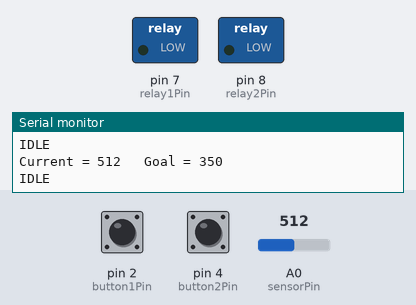
Recording of a sketch running on a simulated Arduino Uno, built with avr-gcc and run on an emulated ATmega328P. Shown: switched loads named in the sketch (green lamp = pin HIGH), the last lines printed to the serial monitor. Inputs (shaded band) come from the test bench; at power-on: pin 2 (button1Pin) LOW, A0 (sensorPin) = 512, pin 4 (button2Pin) LOW.

Above: at 1.2 s.
1.3 s: pin 2 (button1Pin) pulled HIGH for 0.15 s
At 2.4 s:
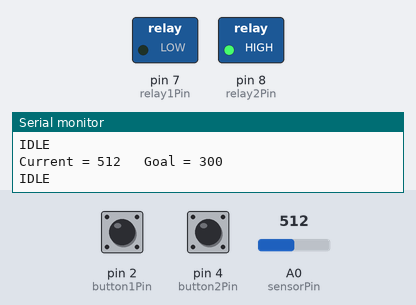
2.9 s: A0 (sensorPin) set to 307
4.4 s: A0 (sensorPin) set to 288
At 5.2 s:
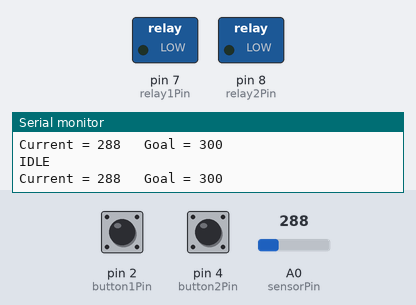
7.4 s: pin 4 (button2Pin) pulled HIGH for 0.15 s
At 8.6 s:
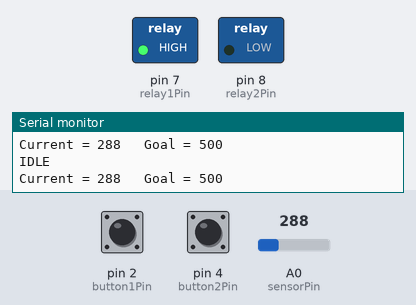
Timing chart, 0 to 10.4 s (numbered marks = the images above; inputs shaded):
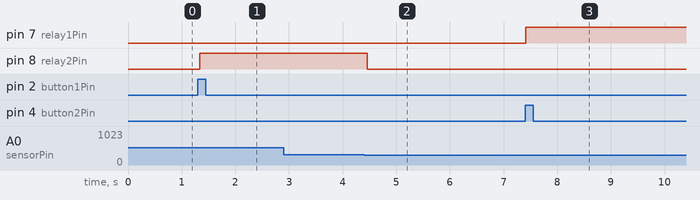

Measured:
- the behaviour switches between 300 and 299 on A0 (sensorPin) (found by bisection; images 1 and 2)
- after the input at 1.3 s, pin 8 (relay2Pin): LOW → HIGH at once
- after the input at 4.4 s, pin 8 (relay2Pin): HIGH → LOW after 0.06 s
- after the input at 7.4 s, pin 7 (relay1Pin): LOW → HIGH at once

The sketch:

largeLinearPresetPositions.ino
```cpp
/*

Linear Actuator Control using preset position

This demo shows how to do basic control of a large linear
actuator using an Arduino and two buttons. Each button is hard
coded with a preset position. Pressing a button will move
the actuator to that position.

 The circuit:
 * RobotGeek Pushbutton - Digital Pin 1
 * RobotGeek Pushbutton - Digital Pin 2
 * RobotGeek Relay - Digital Pin 4
 * RobotGeek Relay - Digital Pin 7

Products Used in this demo:
 - http://www.robotgeek.com/linear-actuators
 - http://www.robotgeek.com/robotgeek-geekduino-sensor-kit
 - http://www.robotgeek.com/robotGeek-pushbutton
 - http://www.robotgeek.com/robotgeek-relay

 */

// constants won't change. They're used here to set pin numbers:
const int button1Pin = 2;     // the number of the pushbutton1 pin
const int button2Pin = 4;     // the number of the pushbutton2 pin
const int relay1Pin =  7;      // the number of the Realy1 pin
const int relay2Pin =  8;      // the number of the Relay2 pin
const int sensorPin = 0;    // select the input pin for the potentiometer

// variables will change:
int button1State = 0;         // variable for reading the pushbutton status
int button2State = 0;         // variable for reading the pushbutton status
int sensorValue = 0;  // variable to store the value coming from the sensor

int goalPosition = 350;
int CurrentPosition = 0;
boolean Extending = false;
boolean Retracting = false;

void setup() {


  //start serial connection
  Serial.begin(9600);

  // initialize the pushbutton pin as an input:
  pinMode(button1Pin, INPUT);
  pinMode(button2Pin, INPUT);
  // initialize the relay pin as an output:
  pinMode(relay1Pin, OUTPUT);
  pinMode(relay2Pin, OUTPUT);

  //preset the relays to LOW
  digitalWrite(relay1Pin, LOW);
  digitalWrite(relay2Pin, LOW);


}

void loop(){

  // read the value from the sensor:
  CurrentPosition = analogRead(sensorPin);


  // print the results to the serial monitor:
  Serial.print("Current = " );
  Serial.print(CurrentPosition);
  Serial.print("\t Goal = ");
  Serial.println(goalPosition);

  // read the state of the pushbutton values:
  button1State = digitalRead(button1Pin);
  button2State = digitalRead(button2Pin);

  if (button1State == HIGH) {
    // set new goal position
    goalPosition = 300;

    if (goalPosition > CurrentPosition) {
        Retracting = false;
        Extending = true;
        digitalWrite(relay1Pin, HIGH);
        digitalWrite(relay2Pin, LOW);
        Serial.println("Extending");
    }
    else if (goalPosition < CurrentPosition) {
        Retracting = true;
        Extending = false;
        digitalWrite(relay1Pin, LOW);
        digitalWrite(relay2Pin, HIGH);
        Serial.println("Retracting");
    }
  }

  if (button2State == HIGH) {
    // set new goal position
    goalPosition = 500;

    if (goalPosition > CurrentPosition) {
        Retracting = false;
        Extending = true;
        digitalWrite(relay1Pin, HIGH);
        digitalWrite(relay2Pin, LOW);
        Serial.println("Extending");
    }
    else if (goalPosition < CurrentPosition) {
        Retracting = true;
        Extending = false;
        digitalWrite(relay1Pin, LOW);
        digitalWrite(relay2Pin, HIGH);
        Serial.println("Retracting");
    }
  }


  if (Extending = true && CurrentPosition > goalPosition) {
    //we have reached our goal, shut the relay off
    digitalWrite(relay1Pin, LOW);
    boolean Extending = false;
    Serial.println("IDLE");
  }

  if (Retracting = true && CurrentPosition < goalPosition){
    //we have reached our goal, shut the relay off
    digitalWrite(relay2Pin, LOW);
    boolean Retracting = false;
    Serial.println("IDLE");
  }


}
```
